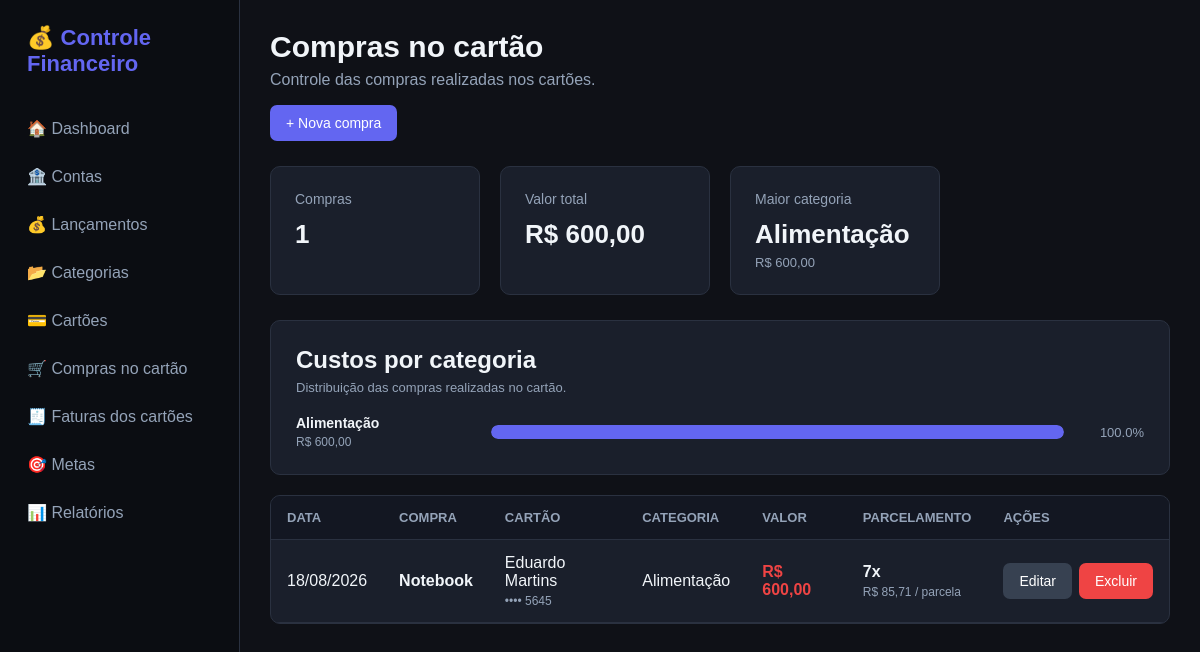
The page /compras-cartao/ on the database as committed earlier.
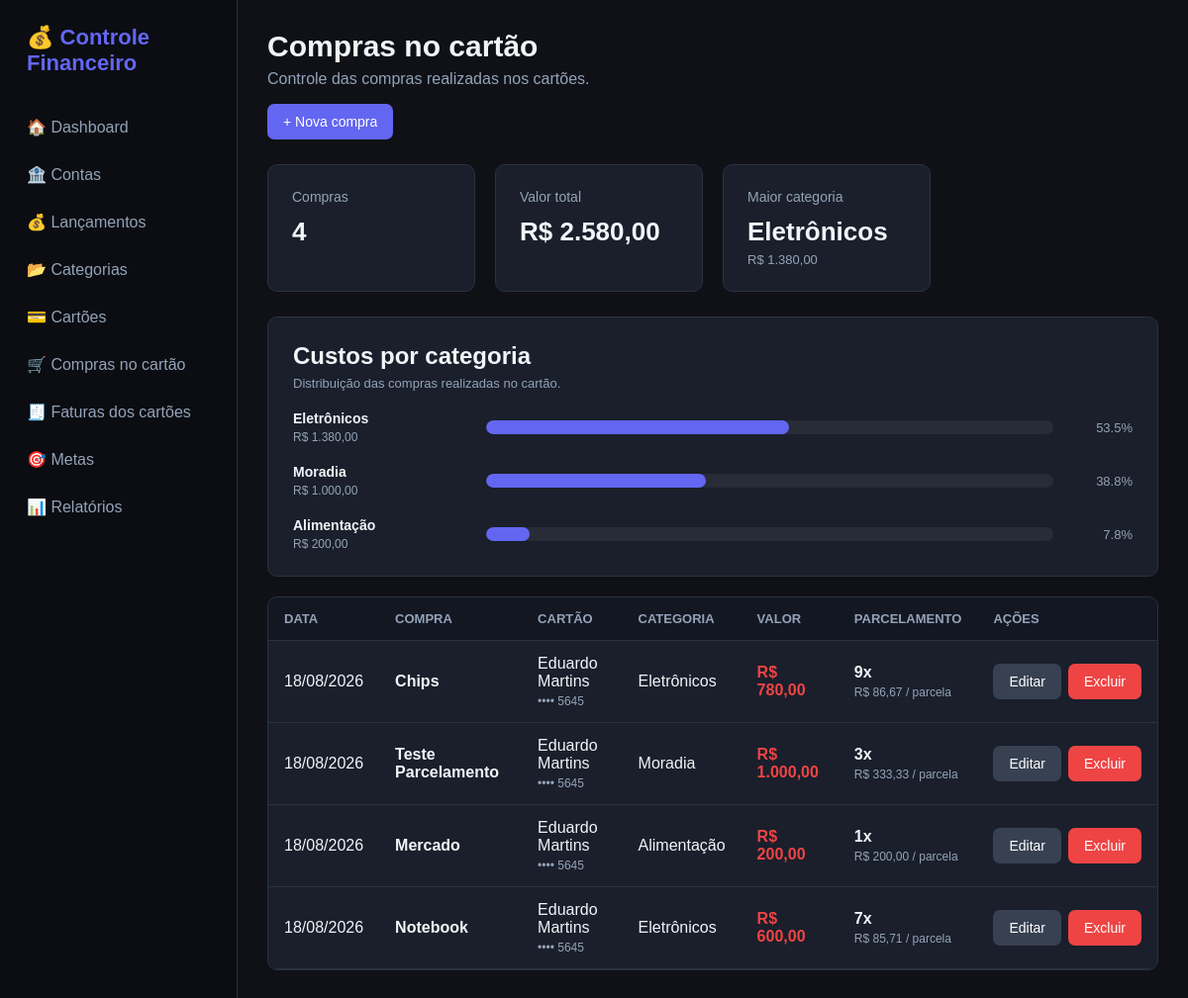
The same page on the database as committed later.
### models/categoria.py (models this page shows, shortened)
class Categoria(db.Model):
    __tablename__ = "categorias"
    id = db.Column(
        db.Integer,
        primary_key=True
    )
    nome = db.Column(
        db.String(100),
        nullable=False
    )
    tipo = db.Column(
        db.String(20),
        nullable=False
    )
    ativa = db.Column(
        db.Boolean,
        default=True
    )
    lancamentos = db.relationship(
        "Lancamento",
        back_populates="categoria",
        lazy=True
    )

### models/compra_cartao.py (models this page shows, shortened)
class CompraCartao(db.Model):
    __tablename__ = "compras_cartao"
    id = db.Column(
        db.Integer,
        primary_key=True
    )
    descricao = db.Column(
        db.String(200),
        nullable=False
    )
    valor_total = db.Column(
        db.Numeric(12, 2),
        nullable=False
    )
    data_compra = db.Column(
        db.Date,
        nullable=False
    )
    parcelas = db.Column(
        db.Integer,
        nullable=False,
        default=1
    )
    cartao_id = db.Column(
        db.Integer,
        db.ForeignKey("cartoes.id"),
        nullable=False
    )
    categoria_id = db.Column(
        db.Integer,
        db.ForeignKey("categorias.id"),
        nullable=False
    )
    observacao = db.Column(
        db.Text,
        nullable=True
    )
    criado_em = db.Column(
        db.DateTime,
        default=datetime.utcnow
    )
    cartao = db.relationship(
        "Cartao",
        backref="compras"
    )
    categoria = db.relationship(
        "Categoria",
        backref="compras_cartao"
    )
    parcelas_relacionadas = db.relationship(
        "ParcelaCartao",
        back_populates="compra",
        cascade="all, delete-orphan",
        order_by="ParcelaCartao.numero"
    )
    def valor_parcela(self):
        if not self.parcelas:
            return float(
                self.valor_total or 0
            )
        return (
            float(self.valor_total or 0)
            / self.parcelas
        )

### models/cartao.py (models this page shows, shortened)
class Cartao(db.Model):
    __tablename__ = "cartoes"
    id = db.Column(
        db.Integer,
        primary_key=True
    )
    nome = db.Column(
        db.String(100),
        nullable=False
    )
    banco = db.Column(
        db.String(100),
        nullable=False
    )
    ultimos_digitos = db.Column(
        db.String(4),
        nullable=True
    )
    limite = db.Column(
        db.Numeric(12, 2),
        nullable=False,
        default=0
    )
    dia_fechamento = db.Column(
        db.Integer,
        nullable=False
    )
    dia_vencimento = db.Column(
        db.Integer,
        nullable=False
    )
    ativo = db.Column(
        db.Boolean,
        nullable=False,
        default=True
    )
    criado_em = db.Column(
        db.DateTime,
        default=datetime.utcnow
    )
    faturas = db.relationship(
        "FaturaCartao",
        back_populates="cartao",
        cascade="all, delete-orphan"
    )

### routes/compras_cartao.py (the view)
@compras_cartao_bp.route("/")
def listar():
    compras = CompraCartao.query.order_by(
        CompraCartao.data_compra.desc(),
        CompraCartao.id.desc()
    ).all()
    categorias_totais = {}
    for compra in compras:
        categoria_nome = (
            compra.categoria.nome
        )
        valor = Decimal(
            str(
                compra.valor_total or 0
            )
        )
        if categoria_nome not in categorias_totais:
            categorias_totais[
                categoria_nome
            ] = Decimal("0")
        categorias_totais[
            categoria_nome
        ] += valor
    categorias_grafico = sorted(
        categorias_totais.items(),
        key=lambda item: item[1],
        reverse=True
    )
    total_geral = sum(
        categorias_totais.values(),
        Decimal("0")
    )
    maior_categoria = None
    if categorias_grafico:
        nome, valor = (
            categorias_grafico[0]
        )
        maior_categoria = {
            "nome": nome,
            "valor": valor
        }
    categorias_grafico_formatadas = []
    for nome, valor in categorias_grafico:
        if total_geral > 0:
            percentual = (
                valor /
                total_geral *
                Decimal("100")
            )
        else:
            percentual = Decimal("0")
        categorias_grafico_formatadas.append({
            "nome": nome,
            "valor": valor,
            "percentual": float(
                percentual
            )
        })
    return render_template(
        "compras_cartao.html",
        compras=compras,
        total_geral=total_geral,
        maior_categoria=maior_categoria,
        categorias_grafico=(
            categorias_grafico_formatadas
        )
    )

### templates/compras_cartao.html (shortened to what this page needs)
{% extends "base.html" %}
{% block content %}
<div class="page-header">
    <div>
        <h1>
            Compras no cartão
        </h1>
        <p>
            Controle das compras realizadas nos cartões.
        </p>
    </div>
    <a
        href="{{ url_for('compras_cartao.nova') }}"
        class="btn btn-primary"
    >
        + Nova compra
    </a>
</div>
<div class="cards">
    <div class="card">
        <span class="card-title">
            Compras
        </span>
        <strong>
            {{ compras|length }}
        </strong>
    </div>
    <div class="card">
        <span class="card-title">
            Valor total
        </span>
        <strong>
            R$ {{ total_geral|moeda }}
        </strong>
    </div>
    <div class="card">
        <span class="card-title">
            Maior categoria
        </span>
        {% if maior_categoria %}
            <strong class="summary-category">
                {{ maior_categoria.nome }}
            </strong>
            <span class="summary-category-value">
                R$ {{ maior_categoria.valor|moeda }}
            </span>
        {% else %}
            <strong>
                —
            </strong>
        {% endif %}
    </div>
</div>
<div class="panel category-chart-panel">
    <div class="panel-header">
        <div>
            <h2>
                Custos por categoria
            </h2>
            <span class="panel-subtitle">
                Distribuição das compras realizadas no cartão.
            </span>
        </div>
    </div>
    {% if categorias_grafico %}
        <div class="category-chart">
            {% for categoria in categorias_grafico %}
                <div class="category-chart-row">
                    <div class="category-chart-info">
                        <strong>
                            {{ categoria.nome }}
                        </strong>
                        <span>
                            R$ {{ categoria.valor|moeda }}
                        </span>
                    </div>
                    <div class="category-chart-bar-container">
                        <div
                            class="category-chart-bar"
                            style="width: {{ categoria.percentual }}%;"
                        ></div>
                    </div>
                    <div class="category-chart-percent">
                        {{ "%.1f"|format(categoria.percentual) }}%
                    </div>
                </div>
            {% endfor %}
        </div>
    {% else %}
        <div class="empty-state">
            Nenhuma compra cadastrada para gerar o gráfico.
        </div>
    {% endif %}
</div>
<div class="table-container">
    <table>
        <thead>
            <tr>
                <th>
                    Data
                </th>
                <th>
                    Compra
                </th>
                <th>
                    Cartão
                </th>
                <th>
                    Categoria
                </th>
                <th>
                    Valor
                </th>
                <th>
                    Parcelamento
                </th>
                <th>
                    Ações
                </th>
            </tr>
        </thead>
        <tbody>
            {% for compra in compras %}
                <tr>
                    <td>
                        {{ compra.data_compra.strftime(
                            "%d/%m/%Y"
                        ) }}
                    </td>
                    <td>
                        <a
                            href="{{ url_for(
                                'compras_cartao.detalhes',
                                id=compra.id
                            ) }}"
                            class="purchase-link"
                        >
                            <strong>
                                {{ compra.descricao }}
                            </strong>
                        </a>
                    </td>
                    <td>
                        {{ compra.cartao.nome }}
                        {% if compra.cartao.ultimos_digitos %}
                            <span class="table-note">
                                •••• {{ compra.cartao.ultimos_digitos }}
                            </span>
                        {% endif %}
                    </td>
                    <td>
                        {{ compra.categoria.nome }}
                    </td>
                    <td>
                        <strong class="valor-negativo">
                            R$ {{ compra.valor_total|moeda }}
                        </strong>
                    </td>
                    <td>
                        <strong>
                            {{ compra.parcelas }}x
                        </strong>
                        <span class="table-note">
                            R$
                            {{ compra.valor_parcela()|moeda }}
                            / parcela
                        </span>
                    </td>
                    <td>
                        <div class="actions">
                            <a
                                href="{{ url_for(
                                    'compras_cartao.editar',
                                    id=compra.id
                                ) }}"
                                class="btn btn-secondary"
                            >
                                Editar
                            </a>
                            <form
                                method="POST"
                                action="{{ url_for(
                                    'compras_cartao.excluir',
                                    id=compra.id
                                ) }}"
                                onsubmit="return confirm(
                                    'Deseja realmente excluir esta compra?'
                                );"
                            >
                                <button
                                    type="submit"
                                    class="btn btn-danger"
                                >
                                    Excluir
                                </button>
                            </form>
                        </div>
                    </td>
                </tr>
            {% endfor %}
        </tbody>
    </table>
</div>
{% endblock %}

### templates/base.html (shortened to what this page needs)
<!DOCTYPE html>
<html lang="pt-BR">
<head>
    <link
        rel="stylesheet"
        href="{{ url_for('static', filename='css/style.css') }}"
    >
</head>
<body>
<div class="app-layout">
    <aside class="sidebar">
        <div class="logo">
            💰 <span>Controle Financeiro</span>
        </div>
        <nav class="menu">
            <a href="{{ url_for('dashboard.dashboard') }}">
                🏠 Dashboard
            </a>
            <a href="{{ url_for('contas.listar') }}">
                🏦 Contas
            </a>
            <a href="{{ url_for('lancamentos.listar') }}">
                💰 Lançamentos
            </a>
            <a href="{{ url_for('categorias.listar') }}">
                📂 Categorias
            </a>
            <a href="{{ url_for('cartoes.listar') }}">
                💳 Cartões
            </a>
            <a href="{{ url_for('compras_cartao.listar') }}">
                🛒 Compras no cartão
            </a>
            <a href="{{ url_for('faturas_cartao.listar') }}">
                🧾 Faturas dos cartões
            </a>
            <a href="#">
                🎯 Metas
            </a>
            <a href="#">
                📊 Relatórios
            </a>
        </nav>
    </aside>
    <main class="main-content">
        {% block content %}
        {% endblock %}
    </main>
</div>
</body>
</html>

Rows that differ between the two databases and show on the page:
added Categoria: nome "Eletrônicos", valor|moeda "1.380,00", {{ categoria.percentual }} 53.48837209302326 (drawn), percentual "53.5"
now on this page (row unchanged): Categoria: nome "Moradia", valor|moeda "1.000,00", {{ categoria.percentual }} 38.75968992248062 (drawn), percentual "38.8"
computed for Categoria "Alimentação": valor|moeda "600,00" → "200,00"; {{ categoria.percentual }} 100.0 → 7.751937984496124 (drawn); percentual "100.0" → "7.8"
added CompraCartao: data_compra "18/08/2026", descricao "Chips", cartao.nome "Eduardo Martins", cartao.ultimos_digitos "5645", categoria.nome "Eletrônicos", valor_total|moeda "780,00", parcelas "9", valor_parcela|moeda "86,67"
added CompraCartao: data_compra "18/08/2026", descricao "Teste Parcelamento", cartao.nome "Eduardo Martins", cartao.ultimos_digitos "5645", categoria.nome "Moradia", valor_total|moeda "1.000,00", parcelas "3", valor_parcela|moeda "333,33"
added CompraCartao: data_compra "18/08/2026", descricao "Mercado", cartao.nome "Eduardo Martins", cartao.ultimos_digitos "5645", categoria.nome "Alimentação", valor_total|moeda "200,00", parcelas "1", valor_parcela|moeda "200,00"
changed CompraCartao "Notebook": categoria.nome "Alimentação" → "Eletrônicos"
Other text that changed with them:
{{ compras|length }}: "1" → "4"
{{ total_geral|moeda }}: "600,00" → "2.580,00"
{{ maior_categoria.valor|moeda }}: "600,00" → "1.380,00"
{{ maior_categoria.nome }}: "Alimentação" → "Eletrônicos"
